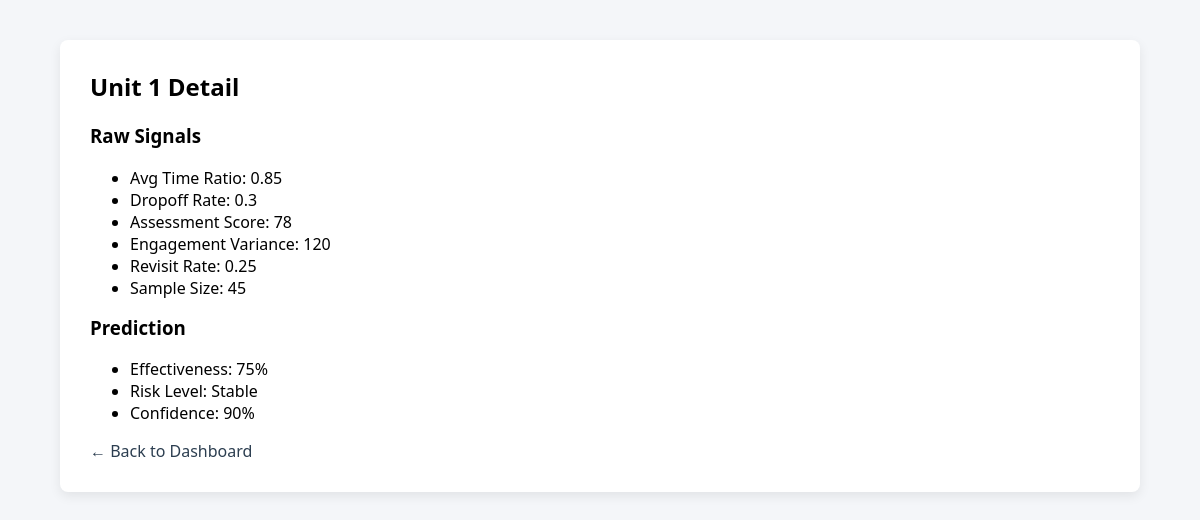
Screenshot of /unit_detail.php?unit_id=1 (signed in) with the database file from the repository.
### tables this page shows
CREATE TABLE `content_signals` (
  `id` int(11) NOT NULL,
  `unit_id` int(11) NOT NULL,
  `avg_time_spent` float DEFAULT NULL,
  `expected_time` float DEFAULT NULL,
  `dropoff_rate` float DEFAULT NULL,
  `early_assessment_score` float DEFAULT NULL,
  `engagement_variance` float DEFAULT NULL,
  `revisit_rate` float DEFAULT NULL,
  `sample_size` int(11) DEFAULT NULL,
  `calculated_on` datetime DEFAULT NULL
);

CREATE TABLE `content_effectiveness_predictions` (
  `id` int(11) NOT NULL,
  `unit_id` int(11) NOT NULL,
  `predicted_effectiveness` float DEFAULT NULL,
  `risk_level` varchar(50) DEFAULT NULL,
  `confidence_score` float DEFAULT NULL,
  `calculated_on` datetime DEFAULT NULL
);

### unit_detail.php (the view, shortened to what this page needs)
<?php
require_once __DIR__ . '/includes/db.php';
$unit_id = $_GET['unit_id'];
$stmt = $pdo->prepare("SELECT * FROM content_signals WHERE unit_id = ?");
$stmt->execute([$unit_id]);
$signal = $stmt->fetch();
$stmt2 = $pdo->prepare("SELECT * FROM content_effectiveness_predictions WHERE unit_id = ? ORDER BY calculated_on DESC LIMIT 1");
$stmt2->execute([$unit_id]);
$prediction = $stmt2->fetch();
?>
<!DOCTYPE html>
<html>
<head>
    <link rel="stylesheet" href="assets/style.css">
</head>
<body>
<div class="container">
    <div class="card">
        <h2>Unit <?= $unit_id ?> Detail</h2>
        <h3>Raw Signals</h3>
        <ul>
            <li>Avg Time Ratio: <?= $signal['avg_time_spent']; ?></li>
            <li>Dropoff Rate: <?= $signal['dropoff_rate']; ?></li>
            <li>Assessment Score: <?= $signal['early_assessment_score']; ?></li>
            <li>Engagement Variance: <?= $signal['engagement_variance']; ?></li>
            <li>Revisit Rate: <?= $signal['revisit_rate']; ?></li>
            <li>Sample Size: <?= $signal['sample_size']; ?></li>
        </ul>
        <h3>Prediction</h3>
        <ul>
            <li>Effectiveness: <?= round($prediction['predicted_effectiveness'] * 100); ?>%</li>
            <li>Risk Level: <?= $prediction['risk_level']; ?></li>
            <li>Confidence: <?= round($prediction['confidence_score'] * 100); ?>%</li>
        </ul>
        <a href="dashboard.php">← Back to Dashboard</a>
    </div>
</div>
</body>
</html>

### assests/style.css (style rules this page uses)
body { margin: 0; font-family: 'Segoe UI', Tahoma, sans-serif; background: #f4f6f9; }
.container { width: 90%; max-width: 1100px; margin: 40px auto; }
.card { background: white; padding: 30px; border-radius: 8px; box-shadow: 0 4px 12px rgba(0,0,0,0.08); }
h1, h2, h3 { margin-top: 0; }
a { text-decoration: none; color: #2c3e50; }

### rows the page displays
content_signals: avg_time_spent "0.85", dropoff_rate "0.3", early_assessment_score "78", engagement_variance "120", revisit_rate "0.25", sample_size "45"
content_effectiveness_predictions: $prediction['predicted_effectiveness']*100 "75", risk_level "Stable", $prediction['confidence_score']*100 "90"

### other values shown
$unit_id "1"
